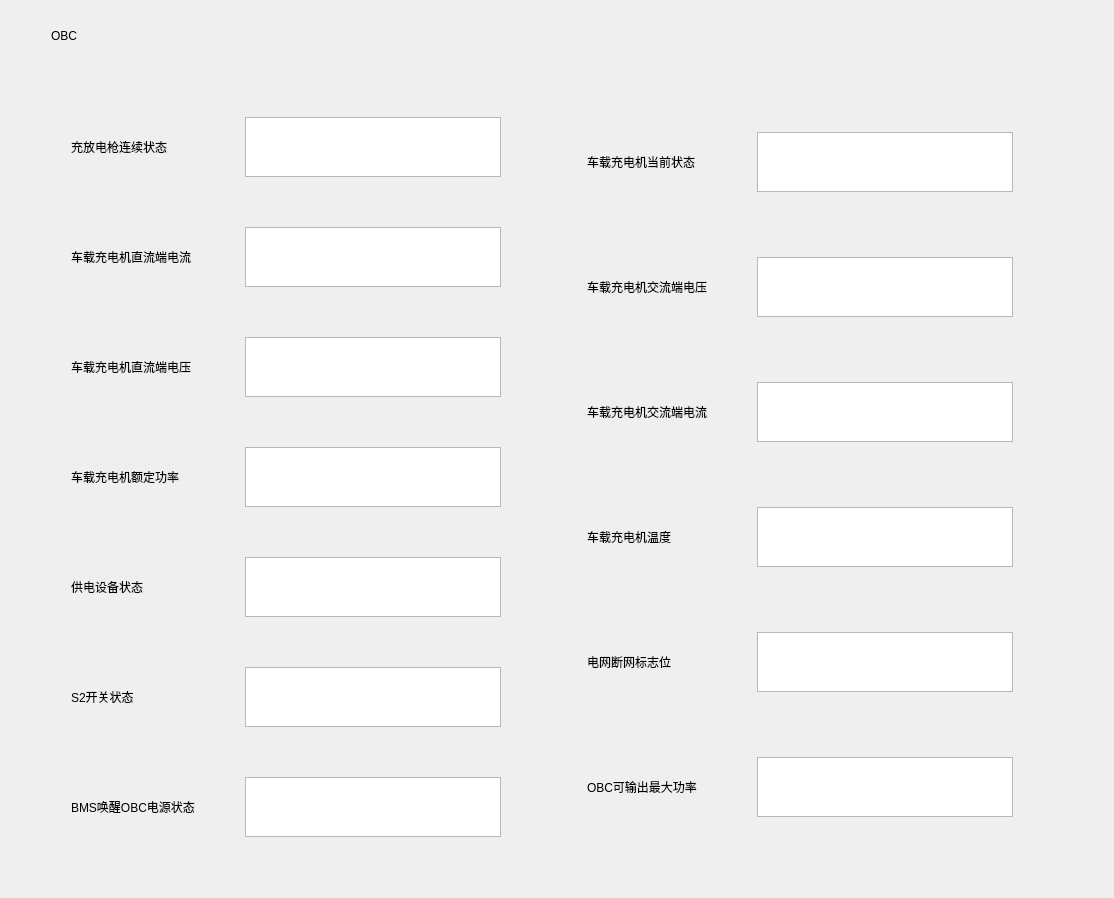
      <widget class="QWidget" name="page_OBC">
       <layout class="QGridLayout" name="gridLayout_8">
        <item row="1" column="6">
         <layout class="QGridLayout" name="OBCgridLayout_2">
          <property name="leftMargin">
           <number>20</number>
          </property>
          <property name="topMargin">
           <number>50</number>
          </property>
          <property name="rightMargin">
           <number>50</number>
          </property>
          <property name="bottomMargin">
           <number>50</number>
          </property>
          <property name="spacing">
           <number>50</number>
          </property>
          <item row="0" column="1">
           <widget class="QTextBrowser" name="OBC_0x6D3_o5_txt">
            <property name="minimumSize">
             <size>
              <width>0</width>
              <height>50</height>
             </size>
            </property>
            <property name="maximumSize">
             <size>
              <width>16777215</width>
              <height>60</height>
             </size>
            </property>
           </widget>
          </item>
          <item row="2" column="1">
           <widget class="QTextBrowser" name="OBC_0x6D3_o3_txt">
            <property name="minimumSize">
             <size>
              <width>0</width>
              <height>50</height>
             </size>
            </property>
            <property name="maximumSize">
             <size>
              <width>16777215</width>
              <height>60</height>
             </size>
            </property>
           </widget>
          </item>
          <item row="2" column="0">
           <widget class="QLabel" name="OBC_0x6D3_o3_label">
            <property name="text">
             <string>车载充电机交流端电流</string>
            </property>
           </widget>
          </item>
          <item row="0" column="0">
           <widget class="QLabel" name="OBC_0x6D3_o5_label">
            <property name="text">
             <string>车载充电机当前状态</string>
            </property>
           </widget>
          </item>
          <item row="1" column="0">
           <widget class="QLabel" name="OBC_0x6D3_o1_label">
            <property name="text">
             <string>车载充电机交流端电压</string>
            </property>
           </widget>
          </item>
          <item row="1" column="1">
           <widget class="QTextBrowser" name="OBC_0x6D3_o1_txt">
            <property name="minimumSize">
             <size>
              <width>0</width>
              <height>50</height>
             </size>
            </property>
            <property name="maximumSize">
             <size>
              <width>16777215</width>
              <height>60</height>
             </size>
            </property>
           </widget>
          </item>
          <item row="4" column="1">
           <widget class="QTextBrowser" name="OBC_0x6D3_o4_txt">
            <property name="minimumSize">
             <size>
              <width>0</width>
              <height>50</height>
             </size>
            </property>
            <property name="maximumSize">
             <size>
              <width>16777215</width>
              <height>60</height>
             </size>
            </property>
           </widget>
          </item>
          <item row="4" column="0">
           <widget class="QLabel" name="OBC_0x6D3_o4_label">
            <property name="text">
             <string>电网断网标志位</string>
            </property>
           </widget>
          </item>
          <item row="3" column="0">
           <widget class="QLabel" name="OBC_0x6D3_o2_label">
            <property name="text">
             <string>车载充电机温度</string>
            </property>
           </widget>
          </item>
          <item row="3" column="1">
           <widget class="QTextBrowser" name="OBC_0x6D3_o2_txt">
            <property name="minimumSize">
             <size>
              <width>0</width>
              <height>50</height>
             </size>
            </property>
            <property name="maximumSize">
             <size>
              <width>16777215</width>
              <height>60</height>
             </size>
            </property>
           </widget>
          </item>
          <item row="5" column="0">
           <widget class="QLabel" name="OBC_0x6D7_label">
            <property name="text">
             <string>OBC可输出最大功率</string>
            </property>
           </widget>
          </item>
          <item row="5" column="1">
           <widget class="QTextBrowser" name="OBC_0x6D7_txt">
            <property name="minimumSize">
             <size>
              <width>0</width>
              <height>50</height>
             </size>
            </property>
            <property name="maximumSize">
             <size>
              <width>16777215</width>
              <height>60</height>
             </size>
            </property>
           </widget>
          </item>
         </layout>
        </item>
        <item row="0" column="1">
         <widget class="QLabel" name="OBCInterfaceLabel">
          <property name="minimumSize">
           <size>
            <width>0</width>
            <height>50</height>
           </size>
          </property>
          <property name="maximumSize">
           <size>
            <width>16777215</width>
            <height>80</height>
           </size>
          </property>
          <property name="styleSheet">
           <string notr="true">font: 25 20pt &quot;Adobe 宋体 Std L&quot;;</string>
          </property>
          <property name="text">
           <string>OBC</string>
          </property>
         </widget>
        </item>
        <item row="1" column="0">
         <spacer name="horizontalSpacer_3">
          <property name="orientation">
           <enum>Qt::Horizontal</enum>
          </property>
          <property name="sizeHint" stdset="0">
           <size>
            <width>40</width>
            <height>20</height>
           </size>
          </property>
         </spacer>
        </item>
        <item row="1" column="1">
         <layout class="QGridLayout" name="OBCgridLayout_1">
          <property name="leftMargin">
           <number>20</number>
          </property>
          <property name="topMargin">
           <number>50</number>
          </property>
          <property name="rightMargin">
           <number>20</number>
          </property>
          <property name="bottomMargin">
           <number>50</number>
          </property>
          <property name="spacing">
           <number>50</number>
          </property>
          <item row="4" column="2">
           <widget class="QTextBrowser" name="OBC_0x480_o4_txt">
            <property name="minimumSize">
             <size>
              <width>0</width>
              <height>50</height>
             </size>
            </property>
            <property name="maximumSize">
             <size>
              <width>16777215</width>
              <height>60</height>
             </size>
            </property>
           </widget>
          </item>
          <item row="1" column="0">
           <widget class="QLabel" name="OBC_0x480_o2_label">
            <property name="text">
             <string>车载充电机直流端电流</string>
            </property>
           </widget>
          </item>
          <item row="6" column="2">
           <widget class="QTextBrowser" name="OBC_0x6D4_o1_txt">
            <property name="minimumSize">
             <size>
              <width>0</width>
              <height>50</height>
             </size>
            </property>
            <property name="maximumSize">
             <size>
              <width>16777215</width>
              <height>60</height>
             </size>
            </property>
           </widget>
          </item>
          <item row="0" column="0">
           <widget class="QLabel" name="OBC_0x480_o1_label">
            <property name="text">
             <string>充放电枪连续状态</string>
            </property>
           </widget>
          </item>
          <item row="5" column="2">
           <widget class="QTextBrowser" name="OBC_0x480_o5_txt">
            <property name="minimumSize">
             <size>
              <width>0</width>
              <height>50</height>
             </size>
            </property>
            <property name="maximumSize">
             <size>
              <width>16777215</width>
              <height>60</height>
             </size>
            </property>
           </widget>
          </item>
          <item row="6" column="0">
           <widget class="QLabel" name="OBC_0x6D4_o1_label">
            <property name="text">
             <string>BMS唤醒OBC电源状态</string>
            </property>
           </widget>
          </item>
          <item row="0" column="2">
           <widget class="QTextBrowser" name="OBC_0x480_o1_txt">
            <property name="minimumSize">
             <size>
              <width>0</width>
              <height>50</height>
             </size>
            </property>
            <property name="maximumSize">
             <size>
              <width>16777215</width>
              <height>60</height>
             </size>
            </property>
           </widget>
          </item>
          <item row="2" column="0">
           <widget class="QLabel" name="OBC_0x480_o3_label">
            <property name="text">
             <string>车载充电机直流端电压</string>
            </property>
           </widget>
          </item>
          <item row="2" column="2">
           <widget class="QTextBrowser" name="OBC_0x480_o3_txt">
            <property name="minimumSize">
             <size>
              <width>0</width>
              <height>50</height>
             </size>
            </property>
            <property name="maximumSize">
             <size>
              <width>16777215</width>
              <height>60</height>
             </size>
            </property>
           </widget>
          </item>
          <item row="1" column="2">
           <widget class="QTextBrowser" name="OBC_0x480_o2_txt">
            <property name="minimumSize">
             <size>
              <width>0</width>
              <height>50</height>
             </size>
            </property>
            <property name="maximumSize">
             <size>
              <width>16777215</width>
              <height>60</height>
             </size>
            </property>
           </widget>
          </item>
          <item row="4" column="0">
           <widget class="QLabel" name="OBC_0x480_o4_label">
            <property name="text">
             <string>供电设备状态</string>
            </property>
           </widget>
          </item>
          <item row="5" column="0">
           <widget class="QLabel" name="OBC_0x480_o5_label">
            <property name="text">
             <string>S2开关状态</string>
            </property>
           </widget>
          </item>
          <item row="3" column="0">
           <widget class="QLabel" name="OBC_0x6D4_o2_label">
            <property name="text">
             <string>车载充电机额定功率</string>
            </property>
           </widget>
          </item>
          <item row="3" column="2">
           <widget class="QTextBrowser" name="OBC_0x6D4_o2_txt">
            <property name="minimumSize">
             <size>
              <width>0</width>
              <height>50</height>
             </size>
            </property>
            <property name="maximumSize">
             <size>
              <width>16777215</width>
              <height>60</height>
             </size>
            </property>
           </widget>
          </item>
         </layout>
        </item>
        <item row="1" column="2">
         <spacer name="horizontalSpacer_2">
          <property name="orientation">
           <enum>Qt::Horizontal</enum>
          </property>
          <property name="sizeHint" stdset="0">
           <size>
            <width>40</width>
            <height>20</height>
           </size>
          </property>
         </spacer>
        </item>
        <item row="1" column="7">
         <spacer name="horizontalSpacer_4">
          <property name="orientation">
           <enum>Qt::Horizontal</enum>
          </property>
          <property name="sizeHint" stdset="0">
           <size>
            <width>40</width>
            <height>20</height>
           </size>
          </property>
         </spacer>
        </item>
       </layout>
      </widget>
